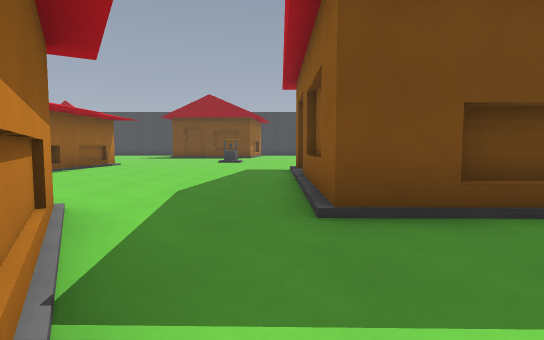
view 1 (above)

24 first-person views from a walk through a Godot game level. The camera is 1.3 m above the floor, tilts 4° down and sees 80° across. The floor is counted in squares, 2 m on a side. Each view is taken from the middle of a square. On the plan, view 1 faces up. The plan holds only what a view shows up to about 10 squares ahead; the rest is blank. The place goes on beyond the plan. Characters and animated objects are left out. Surface patterns are stand-ins for the level's own textures.

view 2
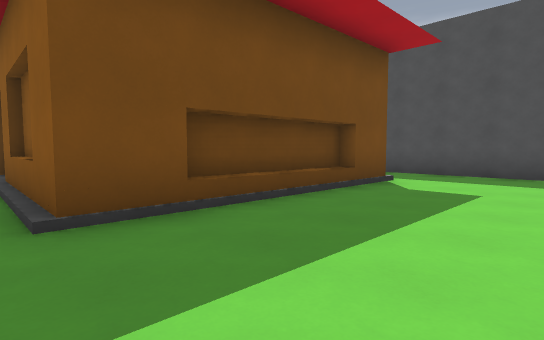

view 3
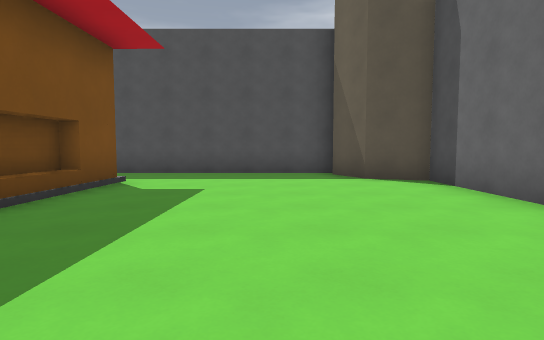

view 4
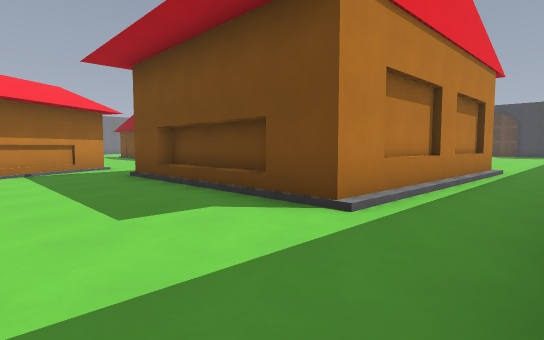

view 5
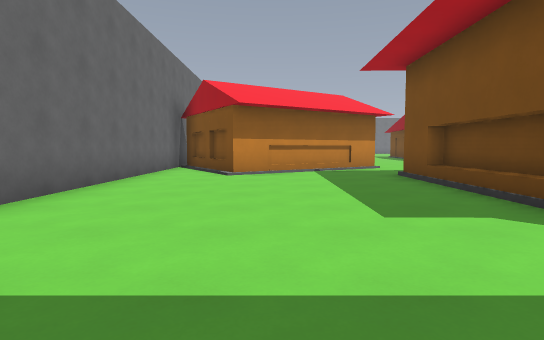

view 6
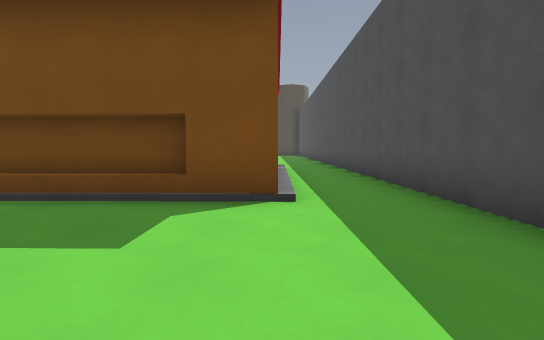

view 7
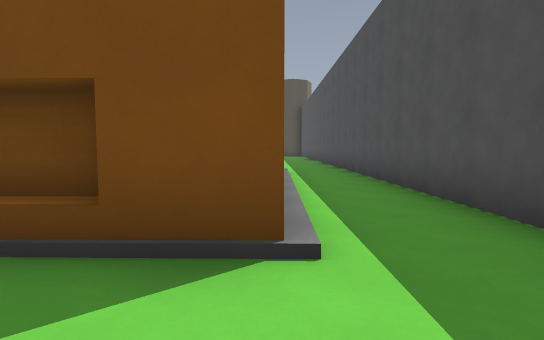

view 8
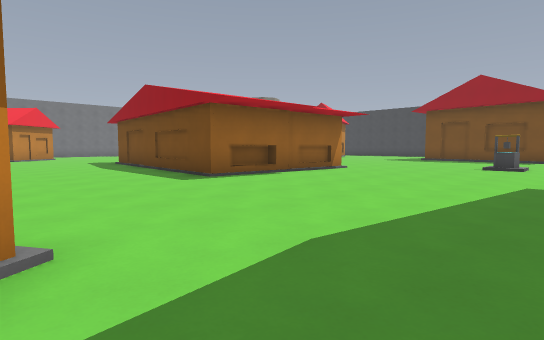

view 9
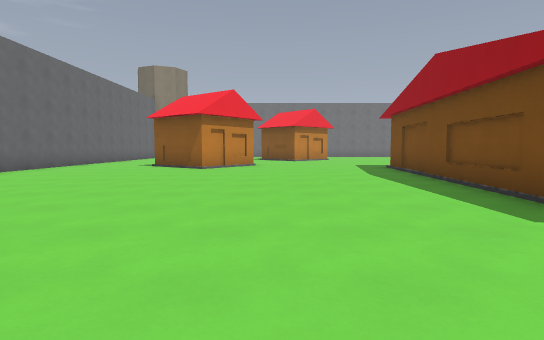

view 10
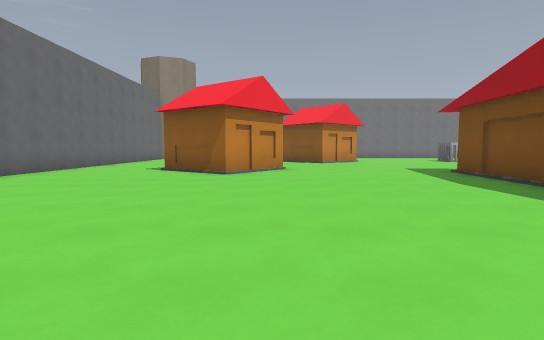

view 11
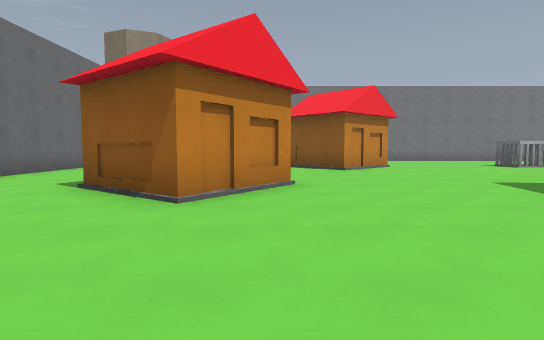

view 12
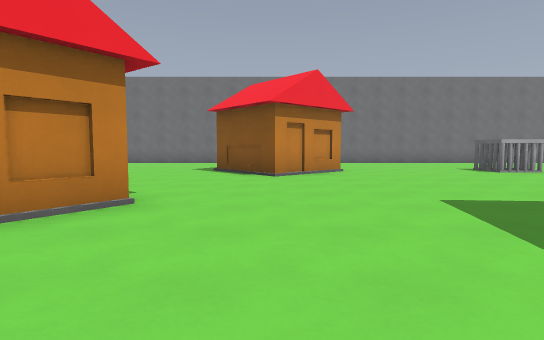

view 13
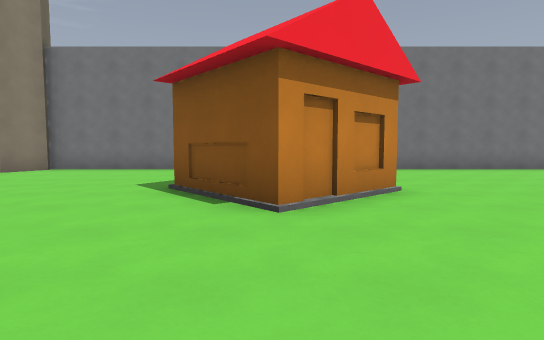

view 14
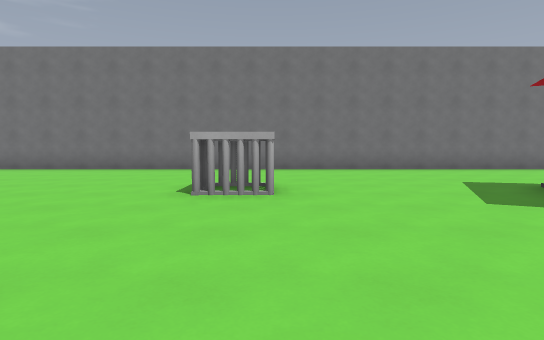

view 15
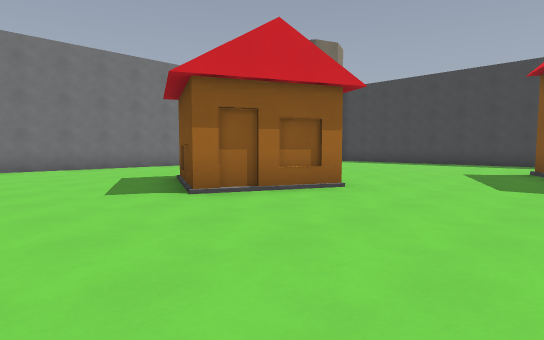

view 16
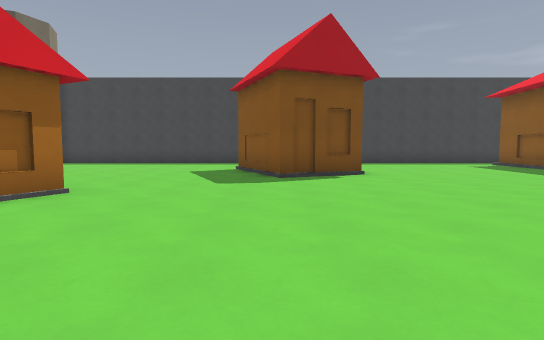

view 17
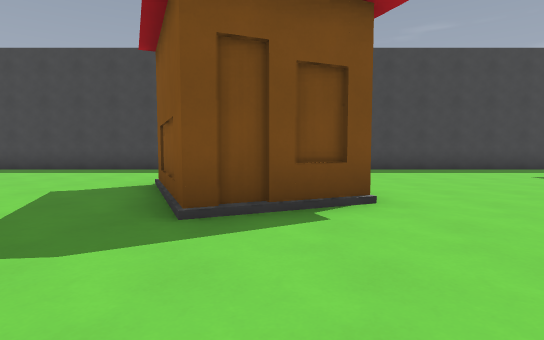

view 18
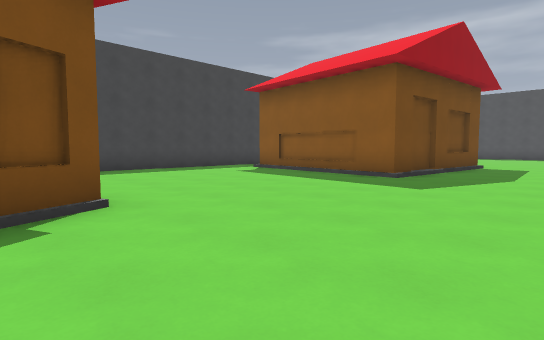

view 19
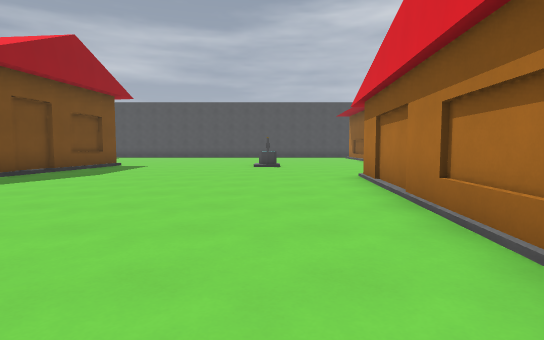

view 20
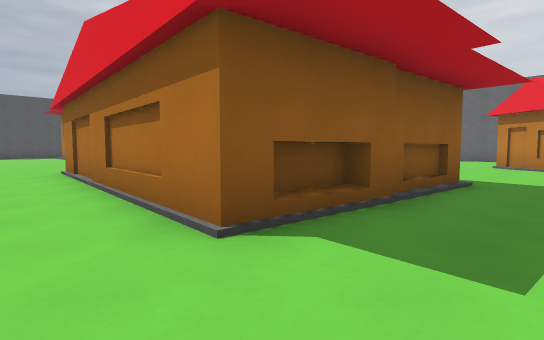

view 21
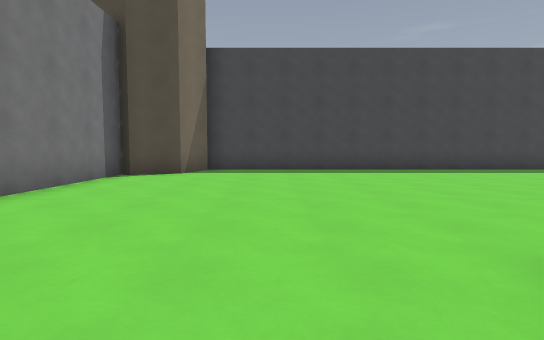

view 22
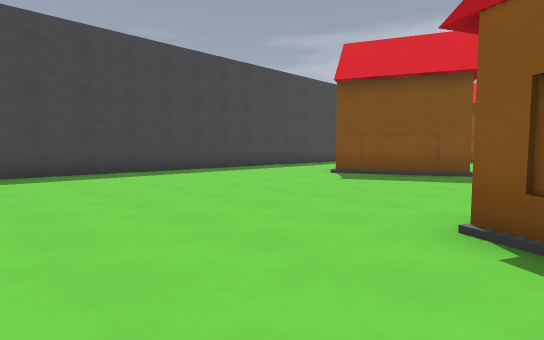

view 23
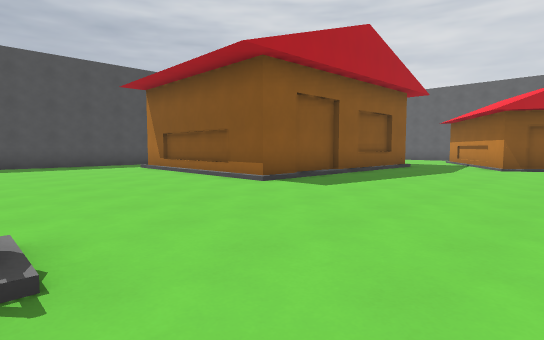

view 24
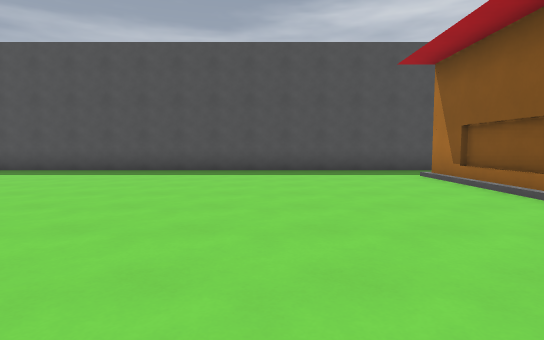

### Floor plan
Key: @ floor where view 1 was taken; # wall or solid block; . main floor; : floor 0.25 m higher than the main floor; / step, stairs or slope; H house; W well; C cage.
Columns run from 25 left of view 1 to 9 right of it. Each row starts with its distance up from view 1.
 27   ###########  ######
 26  ##.........   .....
 25 ##..........  ...../
 24 #...........  ...../H
 23 #.........HH  ...../H
 22 #..........HH......HHH
 21 #..........HHH.....HHH            #
 20 #..........H.......H:HHH        ..#
 19 #........................      ...#
 18 #.....H H................     ....#
 17 #....H H...............     ......#
 16 #.....HH...............    .......#
 15 #......................   ........#
 14 #......................W..........#
 13 #.................................#
 12 #....C......HHHHHHHH..............#
 11 #....C......H      H..............#
 10 #...........H      H..............#
  9 #...........H      H......HHHHHH..#
  8 #...........HHHHHHHH......H    H..#
  7 #....H....................H    H..#
  6 #... HH...................H    H..#
  5 #.. HHH...................H    H..#
  4 #    H....................H    H..#
  3 # ........H............H..HHHHHH..#
  2 #........  HH........HHH..........#
  1 #......   HH........  HHH.........#
  0 #....     .H.......    HH@........#
 -1 #...     ........      HHH........#
 -2 ##.    .........       H........###
 -3       ########         ##########

Positions as (right, up) in squares from view 1, and headings:
1: (0, 0), facing up
2: (0, 0), facing up-right
3: (0, 0), facing right
4: (8, 0), facing up-left
5: (8, 0), facing left
6: (6, -1), facing up
7: (6, 1), facing up
8: (0, 3), facing up-left
9: (-3, 4), facing left
10: (-5, 3), facing left
11: (-9, 3), facing left
12: (-11, 5), facing left
13: (-15, 5), facing left
14: (-15, 12), facing left
15: (-14, 13), facing up-left
16: (-14, 13), facing up
17: (-13, 17), facing up
18: (-13, 17), facing up-right
19: (-13, 14), facing right
20: (-15, 14), facing down-right
21: (-21, 17), facing up
22: (-22, 18), facing up-right
23: (-4, 14), facing down-right
24: (-1, 13), facing right
